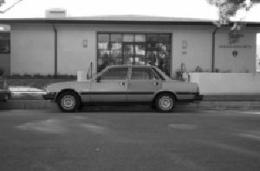
#> input picture image_0002.jpg, 260 x 171 px
$ python juanji.py --image image_0002.jpg
#> lines starting #> are read from the running program, lines starting #| are printed output that depends on the picture
# import the necessary packages
from skimage.exposure import rescale_intensity
import numpy as np
import argparse
import cv2

def convolve(image, kernel):
	# grab the spatial dimensions of the image, along with
	# the spatial dimensions of the kernel
	(iH, iW) = image.shape[:2]
	(kH, kW) = kernel.shape[:2]

	# allocate memory for the output image, taking care to
	# "pad" the borders of the input image so the spatial
	# size (i.e., width and height) are not reduced
	pad = (kW - 1) // 2
	image = cv2.copyMakeBorder(image, pad, pad, pad, pad,
		cv2.BORDER_REPLICATE)
	output = np.zeros((iH, iW), dtype="float32")

	# loop over the input image, "sliding" the kernel across
	# each (x, y)-coordinate from left-to-right and top to
	# bottom
	for y in np.arange(pad, iH + pad):
		for x in np.arange(pad, iW + pad):
			# extract the ROI of the image by extracting the
			# *center* region of the current (x, y)-coordinates
			# dimensions
			roi = image[y - pad:y + pad + 1, x - pad:x + pad + 1]

			# perform the actual convolution by taking the
			# element-wise multiplicate between the ROI and
			# the kernel, then summing the matrix
			k = (roi * kernel).sum()

			# store the convolved value in the output (x,y)-
			# coordinate of the output image
			output[y - pad, x - pad] = k

	# rescale the output image to be in the range [0, 255]
	output = rescale_intensity(output, in_range=(0, 255))
	output = (output * 255).astype("uint8")

	# return the output image
	return output

# construct the argument parse and parse the arguments
ap = argparse.ArgumentParser()
ap.add_argument("-i", "--image", required=True,
	help="path to the input image")
args = vars(ap.parse_args())

# construct average blurring kernels used to smooth an image
smallBlur = np.ones((7, 7), dtype="float") * (1.0 / (7 * 7))
largeBlur = np.ones((21, 21), dtype="float") * (1.0 / (21 * 21))

# construct a sharpening filter
sharpen = np.array((
	[0, -1, 0],
	[-1, 5, -1],
	[0, -1, 0]), dtype="int")

# construct the Laplacian kernel used to detect edge-like
# regions of an image
laplacian = np.array((
	[0, 1, 0],
	[1, -4, 1],
	[0, 1, 0]), dtype="int")

# construct the Sobel x-axis kernel
sobelX = np.array((
	[-1, 0, 1],
	[-2, 0, 2],
	[-1, 0, 1]), dtype="int")

# construct the Sobel y-axis kernel
sobelY = np.array((
	[-1, -2, -1],
	[0, 0, 0],
	[1, 2, 1]), dtype="int")

# construct the kernel bank, a list of kernels we're going
# to apply using both our custom `convole` function and
# OpenCV's `filter2D` function
kernelBank = (
	("small_blur", smallBlur),
	("large_blur", largeBlur),
	("sharpen", sharpen),
	("laplacian", laplacian),
	("sobel_x", sobelX),
	("sobel_y", sobelY)
)

# load the input image and convert it to grayscale
image = cv2.imread(args["image"])
#> image is the input picture: shape (171, 260, 3); min 0, max 255, mean 111.6
gray = cv2.cvtColor(image, cv2.COLOR_BGR2GRAY)

# loop over the kernels
for (kernelName, kernel) in kernelBank:
	# apply the kernel to the grayscale image using both
	# our custom `convole` function and OpenCV's `filter2D`
	# function
	print("[INFO] applying {} kernel".format(kernelName))
	convoleOutput = convolve(gray, kernel)
	opencvOutput = cv2.filter2D(gray, -1, kernel)

	# show the output images
	cv2.imshow("original", gray)
	cv2.imshow("{} - convole".format(kernelName), convoleOutput)
	cv2.imshow("{} - opencv".format(kernelName), opencvOutput)
	cv2.waitKey(0)
	cv2.destroyAllWindows()
#> this loop made 6 passes
#> pass 1, in convolve, `image = cv2.copyMakeBorder(image, pad, pad, pad, pad, cv2.BORDER_REPLI..`:
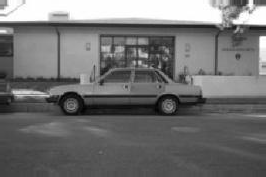
#> image: shape (177, 266); min 0, max 255, mean 112.9
#> pass 1, `convoleOutput = convolve(gray, kernel)`:
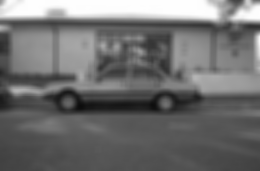
#> convoleOutput: shape (171, 260); min 12, max 254, mean 111.1
#> pass 2, in convolve (call 2), `image = cv2.copyMakeBorder(image, pad, pad, pad, pad, cv2.BORDER_REPLI..`:
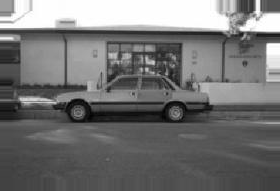
#> image: shape (191, 280); min 0, max 255, mean 115.3

$ run again, on image_0075.jpg
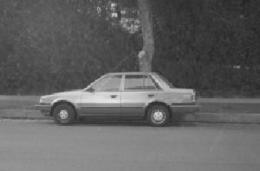
#> input picture image_0075.jpg, 260 x 171 px
#> image is the input picture: shape (171, 260, 3); min 35, max 236, mean 98
#> the loop `for (kernelName, kernel) in kernelBank: # apply the kernel to the gray..` made 6 passes
#> pass 1, `convoleOutput = convolve(gray, kernel)`:
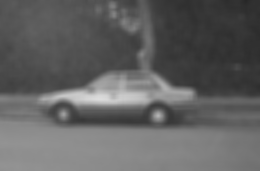
#> convoleOutput: shape (171, 260); min 39, max 220, mean 97.5
#> pass 2, in convolve (call 2), `image = cv2.copyMakeBorder(image, pad, pad, pad, pad, cv2.BORDER_REPLI..`:
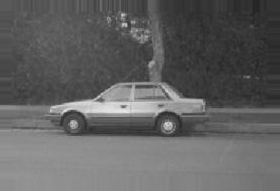
#> image: shape (191, 280); min 35, max 236, mean 97.7

$ run again, on image_0090.jpg
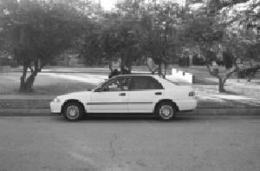
#> input picture image_0090.jpg, 260 x 171 px
#> image is the input picture: shape (171, 260, 3); min 15, max 255, mean 118.8
#> the loop `for (kernelName, kernel) in kernelBank: # apply the kernel to the gray..` made 6 passes
#> pass 1, `convoleOutput = convolve(gray, kernel)`:
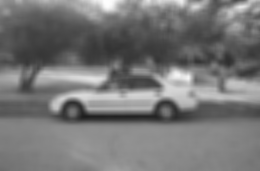
#> convoleOutput: shape (171, 260); min 29, max 253, mean 118.4
#> pass 2, in convolve (call 2), `image = cv2.copyMakeBorder(image, pad, pad, pad, pad, cv2.BORDER_REPLI..`:
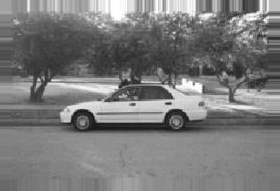
#> image: shape (191, 280); min 15, max 255, mean 122

$ run again, on image_0120.jpg
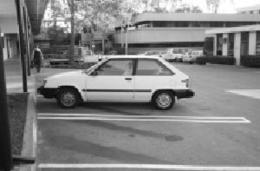
#> input picture image_0120.jpg, 260 x 171 px
#> image is the input picture: shape (171, 260, 3); min 7, max 255, mean 130.8
#> the loop `for (kernelName, kernel) in kernelBank: # apply the kernel to the gray..` made 6 passes
#> pass 1, `convoleOutput = convolve(gray, kernel)`:
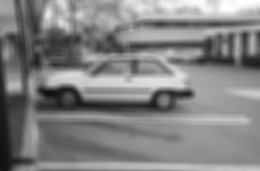
#> convoleOutput: shape (171, 260); min 16, max 254, mean 130.3
#> pass 2, in convolve (call 2), `image = cv2.copyMakeBorder(image, pad, pad, pad, pad, cv2.BORDER_REPLI..`:
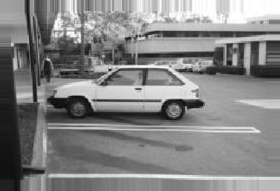
#> image: shape (191, 280); min 7, max 255, mean 131.7
